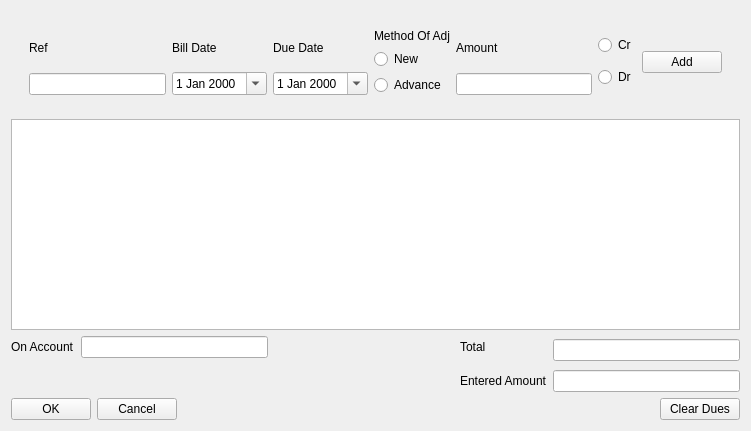
<?xml version="1.0" encoding="UTF-8"?>
<ui version="4.0">
 <class>AddBillwiseRecord</class>
 <widget class="QWidget" name="AddBillwiseRecord">
  <property name="geometry">
   <rect>
    <x>0</x>
    <y>0</y>
    <width>751</width>
    <height>431</height>
   </rect>
  </property>
  <property name="windowTitle">
   <string>Form</string>
  </property>
  <layout class="QVBoxLayout" name="verticalLayout_6">
   <item>
    <widget class="QWidget" name="widget" native="true">
     <layout class="QHBoxLayout" name="horizontalLayout">
      <item>
       <widget class="QWidget" name="RefLay_2" native="true">
        <layout class="QHBoxLayout" name="horizontalLayout_3">
         <item>
          <layout class="QVBoxLayout" name="verticalLayout">
           <item>
            <widget class="QLabel" name="label">
             <property name="text">
              <string>Ref</string>
             </property>
            </widget>
           </item>
           <item>
            <widget class="QLineEdit" name="BillNoLineEdit"/>
           </item>
          </layout>
         </item>
         <item>
          <layout class="QVBoxLayout" name="verticalLayout_2">
           <item>
            <widget class="QLabel" name="label_2">
             <property name="text">
              <string>Bill Date</string>
             </property>
            </widget>
           </item>
           <item>
            <widget class="QDateEdit" name="VoucherDateEdit">
             <property name="calendarPopup">
              <bool>true</bool>
             </property>
            </widget>
           </item>
          </layout>
         </item>
         <item>
          <layout class="QVBoxLayout" name="verticalLayout_3">
           <item>
            <widget class="QLabel" name="label_3">
             <property name="text">
              <string>Due Date</string>
             </property>
            </widget>
           </item>
           <item>
            <widget class="QDateEdit" name="DueDateDateEdit">
             <property name="calendarPopup">
              <bool>true</bool>
             </property>
            </widget>
           </item>
          </layout>
         </item>
         <item>
          <layout class="QVBoxLayout" name="verticalLayout_7">
           <item>
            <widget class="QLabel" name="label_5">
             <property name="text">
              <string>Method Of Adj</string>
             </property>
            </widget>
           </item>
           <item>
            <widget class="QRadioButton" name="AdvanceRadioButton">
             <property name="text">
              <string>New</string>
             </property>
            </widget>
           </item>
           <item>
            <widget class="QRadioButton" name="NewRefRadioButton">
             <property name="text">
              <string>Advance</string>
             </property>
            </widget>
           </item>
          </layout>
         </item>
         <item>
          <layout class="QVBoxLayout" name="verticalLayout_4">
           <item>
            <widget class="QLabel" name="label_4">
             <property name="text">
              <string>Amount</string>
             </property>
            </widget>
           </item>
           <item>
            <widget class="QLineEdit" name="AmountLineEdit"/>
           </item>
          </layout>
         </item>
         <item>
          <layout class="QVBoxLayout" name="verticalLayout_5">
           <item>
            <widget class="QRadioButton" name="CrRadioButton">
             <property name="text">
              <string>Cr</string>
             </property>
            </widget>
           </item>
           <item>
            <widget class="QRadioButton" name="DrRadioButton">
             <property name="text">
              <string>Dr</string>
             </property>
            </widget>
           </item>
          </layout>
         </item>
         <item>
          <widget class="QPushButton" name="AddPushButton">
           <property name="text">
            <string>Add</string>
           </property>
          </widget>
         </item>
        </layout>
       </widget>
      </item>
     </layout>
    </widget>
   </item>
   <item>
    <widget class="QTableWidget" name="tableWidget"/>
   </item>
   <item>
    <layout class="QGridLayout" name="gridLayout">
     <item row="0" column="0">
      <widget class="QLabel" name="BalanceLabel">
       <property name="text">
        <string>On Account</string>
       </property>
      </widget>
     </item>
     <item row="0" column="1">
      <widget class="QLineEdit" name="BalanceLineEdit"/>
     </item>
     <item row="0" column="3">
      <widget class="QLabel" name="TotalLabel">
       <property name="text">
        <string>Total</string>
       </property>
      </widget>
     </item>
     <item row="0" column="4" rowspan="2">
      <widget class="QLineEdit" name="TotalLineEdit"/>
     </item>
     <item row="1" column="2" rowspan="2">
      <spacer name="horizontalSpacer">
       <property name="orientation">
        <enum>Qt::Horizontal</enum>
       </property>
       <property name="sizeHint" stdset="0">
        <size>
         <width>158</width>
         <height>20</height>
        </size>
       </property>
      </spacer>
     </item>
     <item row="2" column="3">
      <widget class="QLabel" name="enteredAmountLabel">
       <property name="text">
        <string>Entered Amount</string>
       </property>
      </widget>
     </item>
     <item row="2" column="4">
      <widget class="QLineEdit" name="enteredAmountLineEdit"/>
     </item>
    </layout>
   </item>
   <item>
    <layout class="QHBoxLayout" name="horizontalLayout_2">
     <item>
      <widget class="QPushButton" name="OkPushButton">
       <property name="text">
        <string>OK</string>
       </property>
      </widget>
     </item>
     <item>
      <widget class="QPushButton" name="CancelPushButton">
       <property name="text">
        <string>Cancel</string>
       </property>
      </widget>
     </item>
     <item>
      <spacer name="horizontalSpacer_2">
       <property name="orientation">
        <enum>Qt::Horizontal</enum>
       </property>
       <property name="sizeHint" stdset="0">
        <size>
         <width>178</width>
         <height>20</height>
        </size>
       </property>
      </spacer>
     </item>
     <item>
      <widget class="QPushButton" name="clearDuesPushButton">
       <property name="text">
        <string>Clear Dues</string>
       </property>
      </widget>
     </item>
    </layout>
   </item>
  </layout>
 </widget>
 <resources/>
 <connections/>
</ui>
